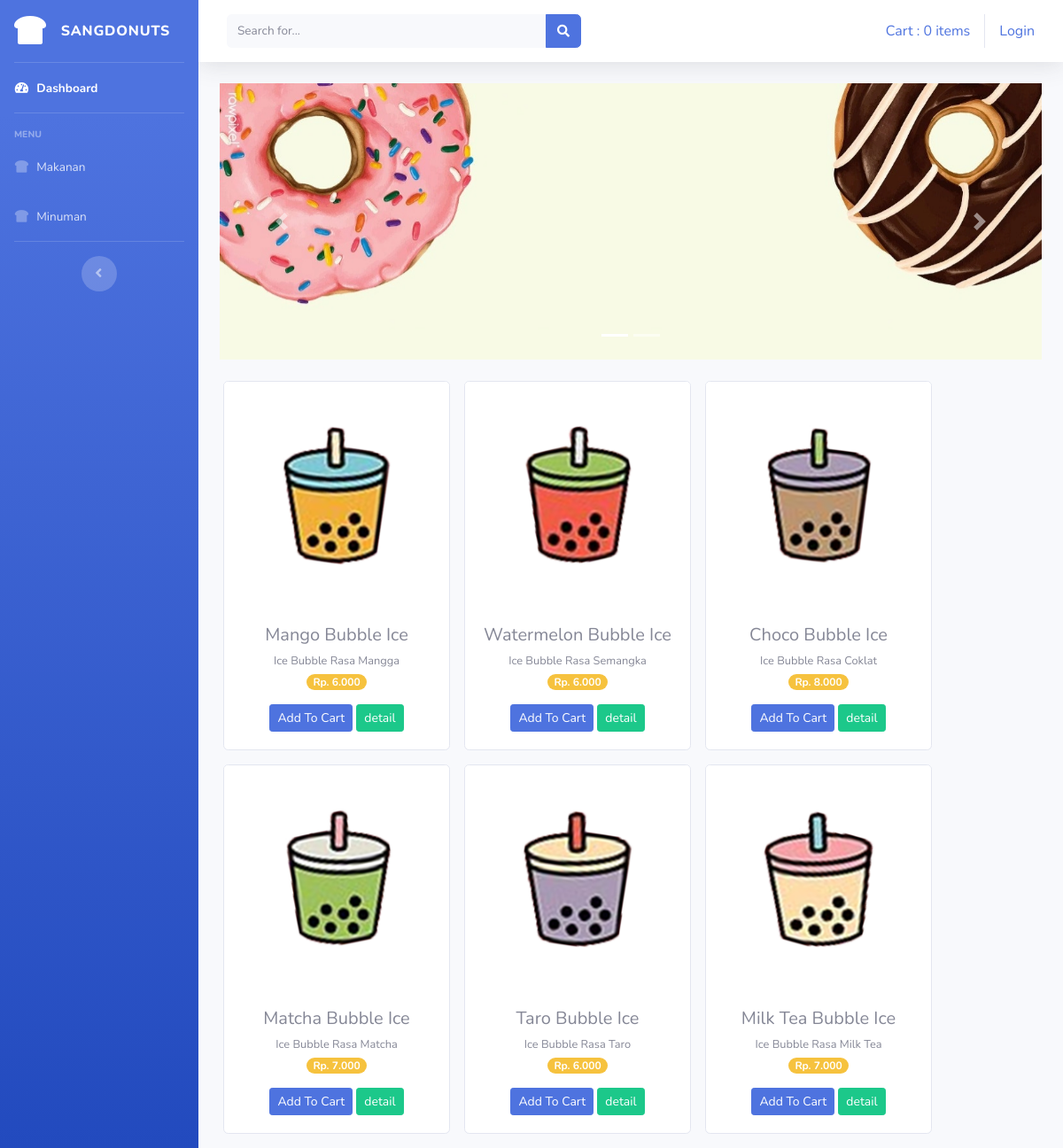
Page /ci_donuts/index.php/menu/minuman on the committed database.
### tables this page shows
CREATE TABLE `tb_item` (
  `id_item` int(11) NOT NULL,
  `nama_item` varchar(150) NOT NULL,
  `keterangan` varchar(250) NOT NULL,
  `menu` varchar(100) NOT NULL,
  `harga` int(11) NOT NULL,
  `gambar` text NOT NULL
);

### ci_donuts/application/controllers/menu.php (called while the page is built, shortened)
<?php
class menu extends CI_Controller{
    public function minuman()
    {
        $data['minuman'] = $this->model_menu->
        data_minuman()->result();
        $this->load->view('templates/header');
        $this->load->view('templates/sidebar');
        $this->load->view('minuman',$data);
        $this->load->view('templates/footer');
    }
}

### ci_donuts/index.php (called while the page is built, shortened)
<?php
require_once BASEPATH.'core/CodeIgniter.php';

### ci_donuts/application/models/model_menu.php (called while the page is built, shortened)
<?php
class Model_menu extends CI_Model{
    public function data_minuman(){
        return $this->db->get_where("tb_item",array('menu' =>
        'minuman'));
    }
}

### ci_donuts/application/views/minuman.php (the view, shortened to what this page needs)
<div class="container-fluid">
<div id="carouselExampleIndicators" class="carousel slide" data-bs-ride="true">
    <ol class="carousel-indicators">
        <li data-target="#carouselExampleIndicators" data-slide-to="0" class="active"></li>
        <li data-target="#carouselExampleIndicators" data-slide-to="1"></li>
    </ol>
    <div class="carousel-inner">
        <div class="carousel-item active">
        <img src="<?php echo base_url('assets/img/walp.jpeg') ?>" class="d-block w-100" alt="...">
        </div>
    </div>
    <a class="carousel-control-prev" href="#carouselExampleIndicators" role="button" data-slide="prev">
        <span class="carousel-control-prev-icon" aria-hidden="true"></span>
    </a>
    <a class="carousel-control-next" href="#carouselExampleIndicators" role="button" data-slide="next">
        <span class="carousel-control-next-icon" aria-hidden="true"></span>
    </a>
</div>
    <div class="row text-center mt-4">
        <?php foreach ($minuman as $item) : ?>
            <div class="card ml-3 mb-3" style="width: 16rem;">
                <img src="<?php echo base_url().'/uploads/'.$item->gambar ?>" class="card-img-top" alt="...">
                <div class="card-body">
                    <h5 class="card-title mb-1"><?php echo $item->nama_item?></h5>
                    <small><?php echo $item->keterangan?></small> <br>
                    <span class="badge badge-pill badge-warning mb-3">Rp. <?php echo number_format($item->harga, 0,',','.') ?></span><br>
                    <?php echo anchor('dashboard/tambah_ke_keranjang/'.$item->id_item,'<div class="btn btn-sm btn-primary">Add To Cart</div>') ?>
                    <?php echo anchor('dashboard/detail/'.$item->id_item,'<div class="btn btn-sm btn-success">detail</div>') ?>
                </div>
            </div>
        <?php endforeach; ?>
    </div>
</div>

### rows in the picture
tb_item: gambar (picture), nama_item "Mango Bubble Ice", keterangan "Ice Bubble Rasa Mangga", harga "6.000", id_item "Add To Cart", id_item "detail"
tb_item: gambar (picture), nama_item "Watermelon Bubble Ice", keterangan "Ice Bubble Rasa Semangka", harga "6.000", id_item "Add To Cart", id_item "detail"
tb_item: gambar (picture), nama_item "Choco Bubble Ice", keterangan "Ice Bubble Rasa Coklat", harga "8.000", id_item "Add To Cart", id_item "detail"
tb_item: gambar (picture), nama_item "Matcha Bubble Ice", keterangan "Ice Bubble Rasa Matcha", harga "7.000", id_item "Add To Cart", id_item "detail"
tb_item: gambar (picture), nama_item "Taro Bubble Ice", keterangan "Ice Bubble Rasa Taro", harga "6.000", id_item "Add To Cart", id_item "detail"
tb_item: gambar (picture), nama_item "Milk Tea Bubble Ice", keterangan "Ice Bubble Rasa Milk Tea", harga "7.000", id_item "Add To Cart", id_item "detail"

### other values in the picture
anchor('dashboard/detail_keranjang', $keranjang) "Cart : 0 items"
anchor('auth/login', 'Login') "Login"
